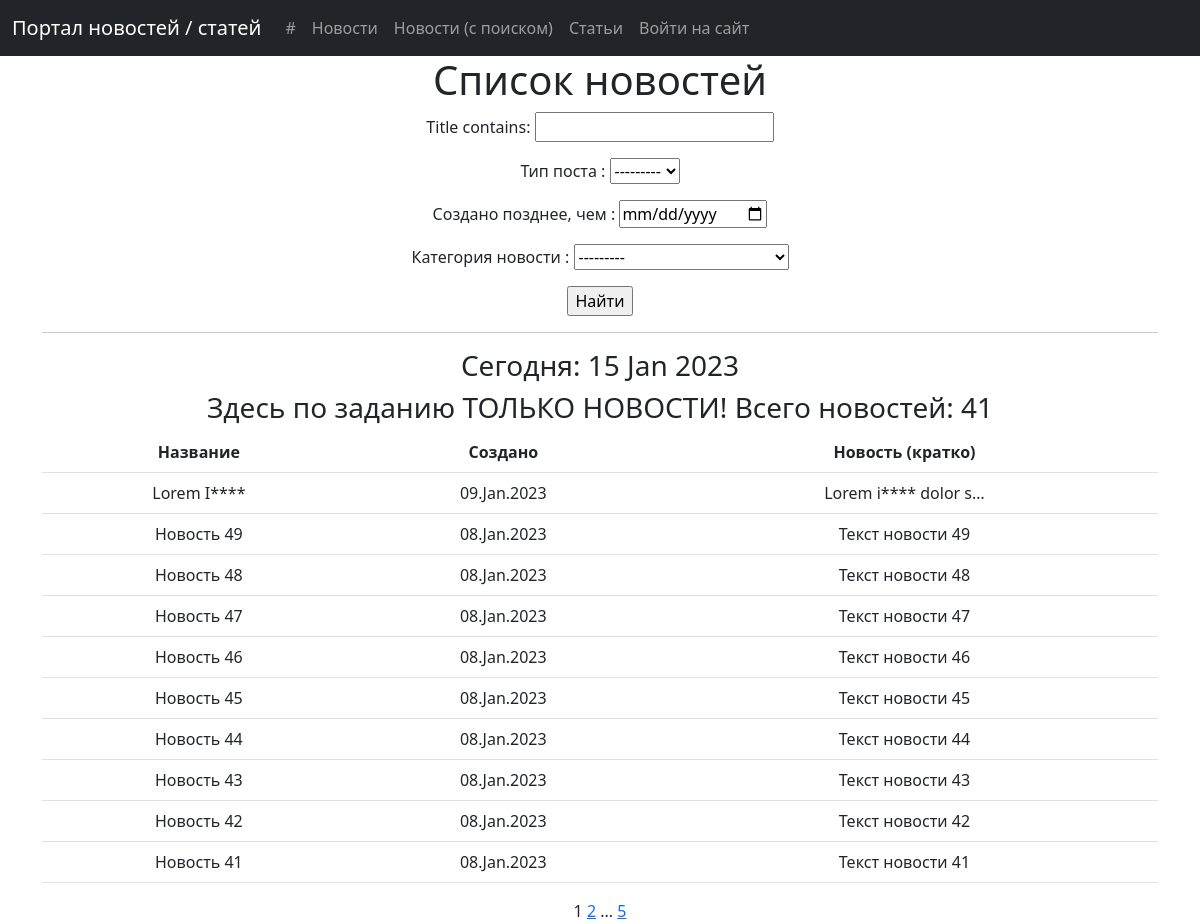
The page /news/search/ on the database as committed earlier.
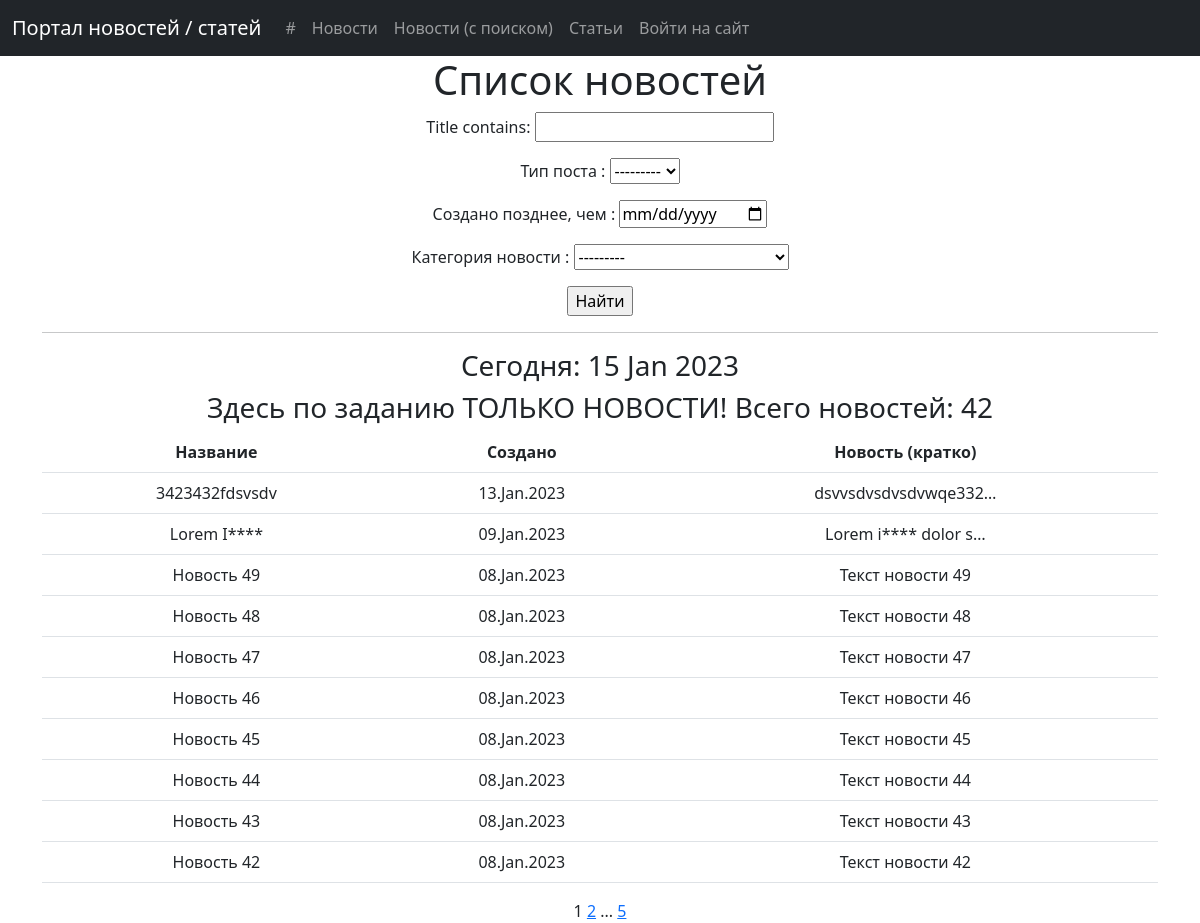
The same page on the database as committed later.
### news/models.py (models this page shows, shortened)
class Post(models.Model):
    TYPES = [
        ('A', 'Article'),
        ('N', 'News')
    ]
    author = models.ForeignKey(Author, on_delete=models.CASCADE)
    post_type = models.CharField(max_length=1, choices=TYPES, default='A')
    creation = models.DateTimeField(auto_now_add=True)
    category = models.ManyToManyField(Category, through='PostCategory')
    title = models.CharField(max_length=200)
    text = models.TextField()
    rating = models.IntegerField(default=0)

### news/views.py (the view, shortened to what this page needs)
# urls.py: path('news/search/', NewsListFiltered.as_view(), name='news_search'),
class NewsListFiltered(ListView):
    model = Post
    ordering = '-creation'
    template_name = 'news_search.html'
    context_object_name = 'news_flist'
    paginate_by = 10
    def get_context_data(self, **kwargs):
        context = super().get_context_data(**kwargs)
        context['news_count'] = self.filterset.qs.count()
        context['filterset'] = self.filterset
        context['sub_button'] = False
        return context
    def get_queryset(self):
        queryset = Post.objects.order_by('-creation').filter(post_type='N')
        self.filterset = NewsFilter(self.request.GET, queryset)
        return self.filterset.qs

### news/templatetags/custom_filters.py (called while the page is built)
@register.filter()
def censor(value):
   def isbad(word: str):
      return True if word in BAD_WORDS else False
   def replace(word: str):
      str_ = word[0]
      for i in range(1, len(word)):
         if word[i] not in string.punctuation:
            str_ += '*'
         else:
            str_ += word[i]
      return str_
   list = value.split()
   for n, word in enumerate(list):
      word2check = ""
      word = word.strip().lower()
      for i in range(len(word)):
         if word[i] not in string.punctuation:
            word2check += word[i]
      if isbad(word2check):
         list[n] = replace(list[n])
   return f'{" ".join(list)}'

### news/templatetags/custom_tags.py (called while the page is built)
@register.simple_tag()
def current_time(format_string='%d %b %Y'):
    return datetime.utcnow().strftime(format_string)

@register.simple_tag(takes_context=True)
def url_replace(context, **kwargs):
    d = context['request'].GET.copy()
    for k, v in kwargs.items():
        d[k] = v
    return d.urlencode()

### templates/news_search.html (shortened to what this page needs)
{% extends 'flatpages/default.html' %}
{% load custom_filters %}
{% load custom_tags %}
{% block content %}
<h1>Список новостей</h1>
   <form action="" method="get">
       {{ filterset.form.as_p }}
       <input type="submit" value="Найти" />
   </form>
   <hr>
   <h3>Сегодня: {% current_time %} </h3>
   <h3> Здесь по заданию ТОЛЬКО НОВОСТИ! Всего новостей: {{ news_count }} </h3>
   {% if news_flist %}
              <table class="table table-hover">
          <thead>
            <tr>
              <th scope="col">Название</th>
              <th scope="col">Создано</th>
              <th scope="col">Новость (кратко)</th>
            </tr>
          </thead>
  <tbody>
           {% for one in news_flist %}
            <tr class="light">
               <td>{{ one.title|censor }}</td>
               <td>{{ one.creation|date:'d.M.Y' }}</td>
               <td>{{ one.text|truncatechars:20|censor }}</td>
           </tr>
           {% endfor %}
         </tbody>
       </table>
   {% else %}
       <h2>Новостей пока нет.</h2>
   {% endif %}
   {% if page_obj.paginator.num_pages > 1 %}
        {{ page_obj.number }}
    {% endif %}
   {% if page_obj.has_next %}
       <a href="?{% url_replace page=page_obj.next_page_number %}">{{ page_obj.next_page_number }}</a>
       {% if paginator.num_pages != page_obj.next_page_number %}
           ...
           <a href="?{% url_replace page=page_obj.paginator.num_pages %}">{{ page_obj.paginator.num_pages }}</a>
       {% endif %}
   {% endif %}
{% endblock content %}

Rows that differ between the two databases and show on the page:
no longer on this page (row unchanged): Post: title|censor "Новость 41", creation "08.Jan.2023", text|censor "Текст новости 41"
added Post: title|censor "3423432fdsvsdv", creation "13.Jan.2023", text|censor "dsvvsdvsdvsdvwqe332…"
Other text that changed with them:
{{ news_count }}: "41" → "42"
